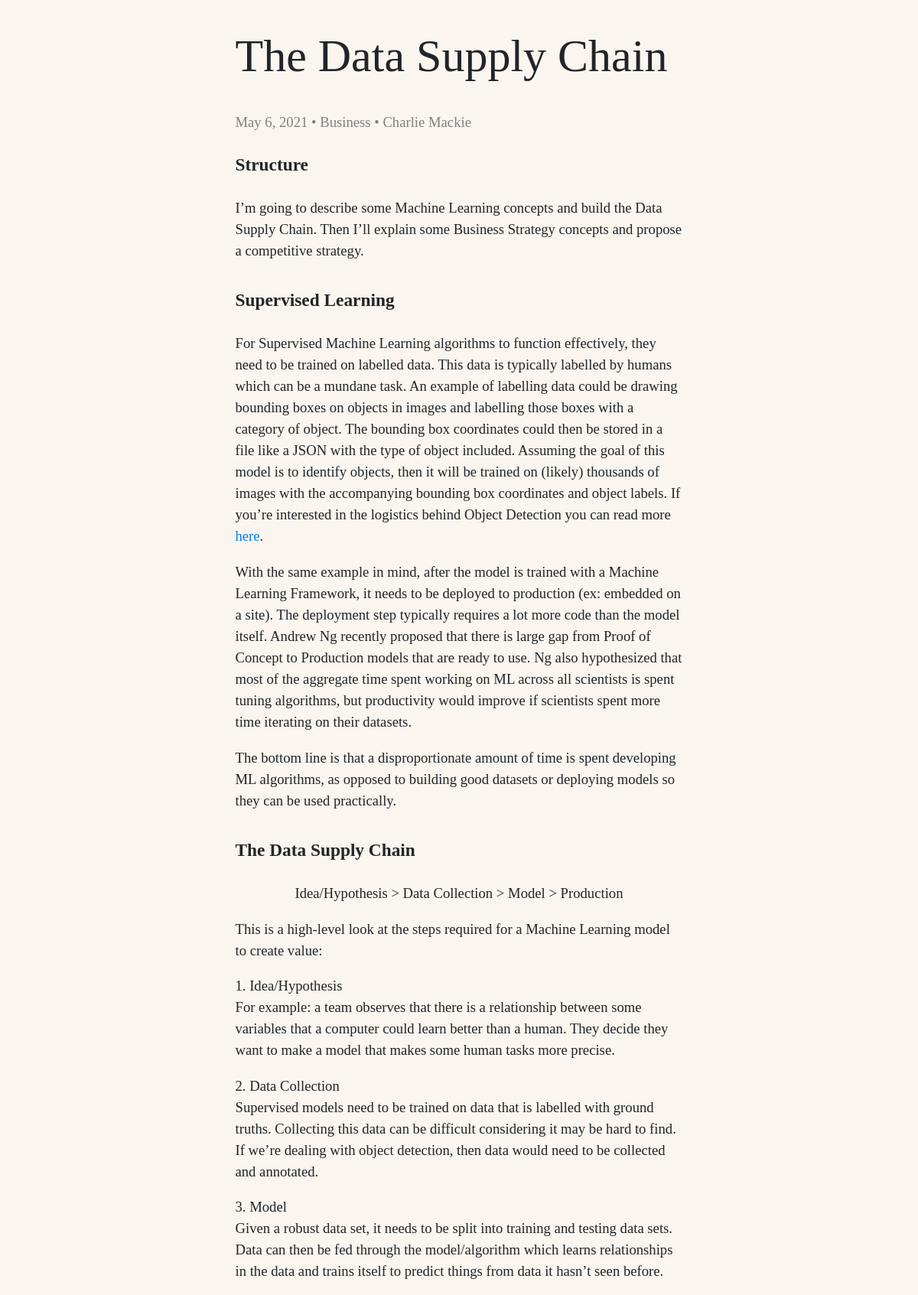
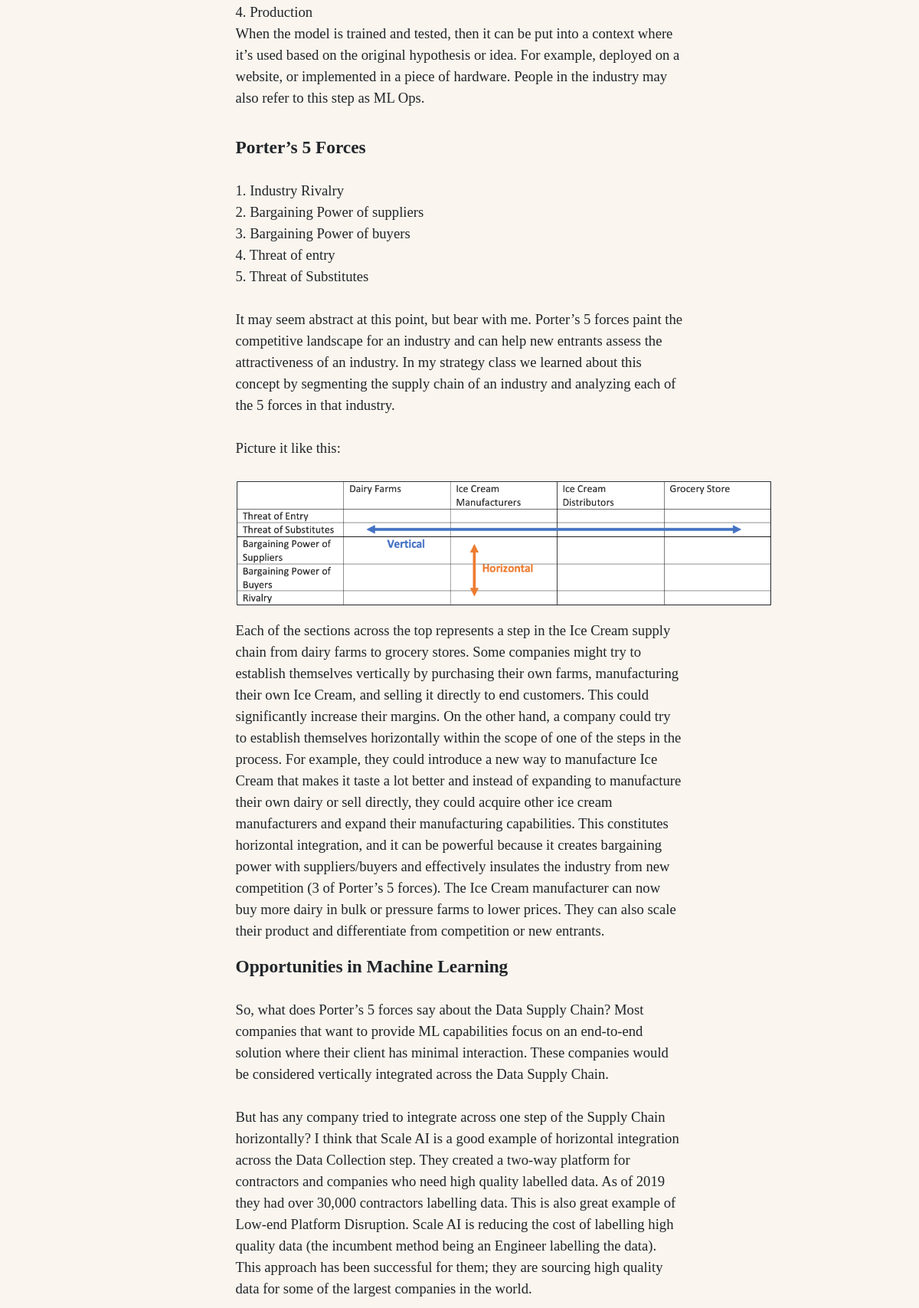
Screenshot of /The_Data_Supply_Chain (upper part) with the database file from the repository (2 pictures, top to bottom).
### posts/models.py (models this page shows)
class Post(models.Model):
    Data = "Data"
    Business = "Business"
    Eng = "Engineering"
    Random = "Random"
    categories = [
		(Data, 'Data'),
		(Business, 'Business'),
		(Eng, 'Engineering'),
        (Random, 'Random')
	]
    category = models.TextField(choices=categories)
    name = models.TextField()
    time_posted = models.DateField()
    content = models.TextField()
    likes = models.IntegerField(default=0)

### posts/views.py (the view)
# urls.py: path('The_Data_Supply_Chain', The_Data_Supply_Chain, name='The Data Supply Chain'),
def The_Data_Supply_Chain(request):
    stories = Post.objects.filter(name='The Data Supply Chain')
    context = {
        'stories': stories
    }
    return render(request, 'posts/The_Data_Supply_Chain.html', context)

### posts/templates/posts/The_Data_Supply_Chain.html (shortened to what this page needs)
{% extends 'posts/base.html' %}
{% load static %}
{% block main_content %}
{% for story in stories %}
<div class="row">
    <div class="col-1 col-sm-3"></div>
    <div class="col-9 col-sm-6 pt-4">
        <div class="title-story">
            {{ story.name }}
        </div>
        <div class="pt-4">
            <div style="color: rgb(128, 128, 128);">
                {{story.time_posted}} • {{story.category}} • Charlie Mackie
            </div>
        </div>
        <div class="pt-4">
            <h5>Structure</h5>
            <div class="pt-3 pb-3">
                I’m going to describe some Machine Learning concepts and build the Data Supply Chain. Then I’ll explain some Business Strategy concepts and propose a competitive strategy.
            </div>
            <h5 class="pt-3">Supervised Learning</h5>
            <div class="pt-3">
                For Supervised Machine Learning algorithms to function effectively, they need to be trained on labelled data. This data is typically labelled by humans which can be a mundane task. An example of labelling data could be drawing bounding boxes on objects in images and labelling those boxes with a category of object. The bounding box coordinates could then be stored in a file like a JSON with the type of object included. Assuming the goal of this model is to identify objects, then it will be trained on (likely) thousands of images with the accompanying bounding box coordinates and object labels. If you’re interested in the logistics behind Object Detection you can read more <a href=https://www.linkedin.com/feed/update/urn:li:activity:6735314387894091776>here</a>.
            </div>
            <div class="pt-3">
                With the same example in mind, after the model is trained with a Machine Learning Framework, it needs to be deployed to production (ex: embedded on a site). The deployment step typically requires a lot more code than the model itself. Andrew Ng recently proposed that there is large gap from Proof of Concept to Production models that are ready to use. Ng also hypothesized that most of the aggregate time spent working on ML across all scientists is spent tuning algorithms, but productivity would improve if scientists spent more time iterating on their datasets.
            </div>
            <div class="pt-3 pb-3">
                The bottom line is that a disproportionate amount of time is spent developing ML algorithms, as opposed to building good datasets or deploying models so they can be used practically.
            </div>
            <h5 class="pt-3">The Data Supply Chain</h5>
            <div class="pt-3 d-flex justify-content-center">
                Idea/Hypothesis > Data Collection > Model > Production
            </div>
            <div class="pt-3">
                This is a high-level look at the steps required for a Machine Learning model to create value:
            </div>
            <div class="pt-3">
                1.	Idea/Hypothesis <br>
                For example: a team observes that there is a relationship between some variables that a computer could learn better than a human. They decide they want to make a model that makes some human tasks more precise.
            </div>
            <div class="pt-3">
                2.	Data Collection <br>
                Supervised models need to be trained on data that is labelled with ground truths. Collecting this data can be difficult considering it may be hard to find. If we’re dealing with object detection, then data would need to be collected and annotated.
            </div>
            <div class="pt-3">
                3.	Model <br>
                Given a robust data set, it needs to be split into training and testing data sets. Data can then be fed through the model/algorithm which learns relationships in the data and trains itself to predict things from data it hasn’t seen before.
            </div>
            <div class="pt-3 pb-3">
                4.	Production <br>
                When the model is trained and tested, then it can be put into a context where it’s used based on the original hypothesis or idea. For example, deployed on a website, or implemented in a piece of hardware. People in the industry may also refer to this step as ML Ops.
            </div>
            <h5 class="pt-3">Porter’s 5 Forces </h5>
            <div class="pt-3">
                1.	Industry Rivalry <br>
                2.	Bargaining Power of suppliers<br>
                3.	Bargaining Power of buyers<br>
                4.	Threat of entry<br>
                5.	Threat of Substitutes<br>
                <br>
                It may seem abstract at this point, but bear with me. Porter’s 5 forces paint the competitive landscape for an industry and can help new entrants assess the attractiveness of an industry. In my strategy class we learned about this concept by segmenting the supply chain of an industry and analyzing each of the 5 forces in that industry.
                <br> <br>
                Picture it like this:
            </div>
            <br>
            <img width=700 src="{% static 'posts/images/supply_chain.png' %}">
            <div class="pt-3">
                Each of the sections across the top represents a step in the Ice Cream supply chain from dairy farms to grocery stores. Some companies might try to establish themselves vertically by purchasing their own farms, manufacturing their own Ice Cream, and selling it directly to end customers. This could significantly increase their margins. On the other hand, a company could try to establish themselves horizontally within the scope of one of the steps in the process. For example, they could introduce a new way to manufacture Ice Cream that makes it taste a lot better and instead of expanding to manufacture their own dairy or sell directly, they could acquire other ice cream manufacturers and expand their manufacturing capabilities. This constitutes horizontal integration, and it can be powerful because it creates bargaining power with suppliers/buyers and effectively insulates the industry from new competition (3 of Porter’s 5 forces). The Ice Cream manufacturer can now buy more dairy in bulk or pressure farms to lower prices. They can also scale their product and differentiate from competition or new entrants.
            </div>
            <h5 class="pt-3">Opportunities in Machine Learning</h5>
            <div class="pt-3">
                So, what does Porter’s 5 forces say about the Data Supply Chain? Most companies that want to provide ML capabilities focus on an end-to-end solution where their client has minimal interaction. These companies would be considered vertically integrated across the Data Supply Chain.
                <br> <br>
                But has any company tried to integrate across one step of the Supply Chain horizontally? I think that Scale AI is a good example of horizontal integration across the Data Collection step. They created a two-way platform for contractors and companies who need high quality labelled data. As of 2019 they had over 30,000 contractors labelling data. This is also great example of Low-end Platform Disruption. Scale AI is reducing the cost of labelling high quality data (the incumbent method being an Engineer labelling the data). This approach has been successful for them; they are sourcing high quality data for some of the largest companies in the world.
            </div>
            <br>
        </div>
    </div>
    <div class="col-1 col-sm-3"></div>
</div>
{% endfor %}
{% endblock %}

### posts/static/posts/css/base.css (style rules this page uses)
html, body { background-color: rgb(250, 245, 238); font-family: Futura; font-size: 14pt; }
.title-story { margin-left: 0px; font-family: 'Futura', cursive; font-size: 45pt; }
h5 { font-weight: bolder; }

### rows the page displays
Post: name "The Data Supply Chain", time_posted "May 6, 2021", category "Business"
